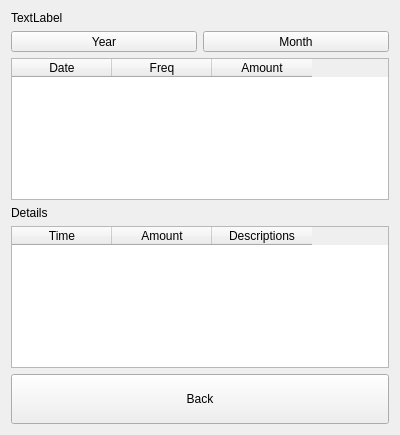
<?xml version="1.0" encoding="UTF-8"?>
<ui version="4.0">
 <class>dlgReport</class>
 <widget class="QDialog" name="dlgReport">
  <property name="geometry">
   <rect>
    <x>0</x>
    <y>0</y>
    <width>400</width>
    <height>435</height>
   </rect>
  </property>
  <property name="windowTitle">
   <string>Dialog</string>
  </property>
  <layout class="QGridLayout" name="gridLayout">
   <item row="0" column="0">
    <widget class="QLabel" name="lblTitle">
     <property name="text">
      <string>TextLabel</string>
     </property>
    </widget>
   </item>
   <item row="3" column="0">
    <widget class="QLabel" name="lblDetails">
     <property name="text">
      <string>Details</string>
     </property>
    </widget>
   </item>
   <item row="2" column="0">
    <widget class="QTableWidget" name="tableReport">
     <property name="styleSheet">
      <string notr="true">QHeaderView                    // QTableWidget 标题头整个区域
{
    background:transparent;        // 整个标题头区域背景色
}

QHeaderView::section           // 标题头 每个单独的标题区域
{
    font-size:14px;                // 每个标题的字体大小
    font-family:&quot;Microsoft YaHei&quot;; // 每个标题的字体类型
    color:#FFFFFF;                 // 每个标题的字体颜色
 
    background:#60669B;            // 每个标题区域的背景色
    border:none;                   // 每个标题区域的边框
    text-align:left;               // 每个标题的对齐方式（貌似不能用）。建议使用tableWidget-&gt;horizontalHeader()-&gt;setDefaultAlignment(Qt::AlignLeft | Qt::AlignVCenter)
 
 
    min-height:49px;               // 标题区域的高度
    max-height:49px;               //
 
    margin-left:0px;               // 每个标题区域的margin
    padding-left:0px;              // 每个标题区域的padding
}
 
QTableWidget                   // 整个表格控件
{
    background:#FFFFFF;            // 整个表格控件 背景色
    border:none;                   // 整个表格控件 边框
 
    font-size:12px;                // 所有字体大小
    font-family:&quot;Microsoft YaHei&quot;; // 所有字体 family
    color:#666666;                 // 所有字体颜色
}
 
QTableWidget::item                // 每个单元格
{
    border-bottom:1px solid #EEF1F7 ; // 只显示每个单元格下边框
}
 
QTableWidget::item::selected      // 每个单元格被选中状态
{
    color:red;                        // 每个单元格被选中时 字体颜色
    background:#EFF4FF;               // 每个单元格被选中时 背景颜色
}
 
QScrollBar::handle:vertical        // 垂直滚动条 handle
{
    background: rgba(255,255,255,20%); // 垂直滚动条 handle 的背景色
    border: 0px solid grey;            // 垂直滚动条 handle 边框
    border-radius:3px;                 // 垂直滚动条 handle 圆角
    width: 8px;                        // 垂直滚动条 handle 宽度
}

QScrollBar::vertical                    // 垂直滚动条 区域
{
    border-width:1px;                       // 垂直滚动条 区域 边框宽度
    border-style: solid;                    // 垂直滚动条 区域 边框类型
    border-color: rgba(255, 255, 255, 10%); // 垂直滚动条 区域 边框颜色
    width: 8px;                             // 垂直滚动条 区域 宽度
    margin:0px 0px 0px 0px;                 // 垂直滚动条 区域 margin
    border-radius:3px;                      // 垂直滚动条 区域 圆角
}

QScrollBar::add-page:vertical, QScrollBar::sub-page:vertical // 垂直滚动条  handle上、下区域（未被handle占用的区域）
{
    background:rgba(255,255,255,10%);                            // 垂直滚动条 handle上、下区域的背景色
}

QScollBar::add-line:vertical, QScrollBar::sub-line:vertical  // 垂直滚动条 最顶端与最低端的区域
{
    background:transparent;                                      // 垂直滚动条 最顶端与最低端区域的背景色
}

</string>
     </property>
     <property name="alternatingRowColors">
      <bool>true</bool>
     </property>
     <attribute name="horizontalHeaderStretchLastSection">
      <bool>false</bool>
     </attribute>
     <column>
      <property name="text">
       <string>Date</string>
      </property>
     </column>
     <column>
      <property name="text">
       <string>Freq</string>
      </property>
     </column>
     <column>
      <property name="text">
       <string>Amount</string>
      </property>
     </column>
    </widget>
   </item>
   <item row="5" column="0">
    <layout class="QHBoxLayout" name="horizontalLayout_2">
     <item>
      <widget class="QToolButton" name="btnBack">
       <property name="sizePolicy">
        <sizepolicy hsizetype="Preferred" vsizetype="Fixed">
         <horstretch>0</horstretch>
         <verstretch>0</verstretch>
        </sizepolicy>
       </property>
       <property name="minimumSize">
        <size>
         <width>0</width>
         <height>50</height>
        </size>
       </property>
       <property name="text">
        <string>Back</string>
       </property>
      </widget>
     </item>
    </layout>
   </item>
   <item row="4" column="0">
    <widget class="QTableWidget" name="tableDetails">
     <property name="alternatingRowColors">
      <bool>true</bool>
     </property>
     <attribute name="horizontalHeaderStretchLastSection">
      <bool>false</bool>
     </attribute>
     <column>
      <property name="text">
       <string>Time</string>
      </property>
     </column>
     <column>
      <property name="text">
       <string>Amount</string>
      </property>
     </column>
     <column>
      <property name="text">
       <string>Descriptions</string>
      </property>
     </column>
    </widget>
   </item>
   <item row="1" column="0">
    <layout class="QHBoxLayout" name="horizontalLayout">
     <item>
      <widget class="QToolButton" name="btnYear">
       <property name="sizePolicy">
        <sizepolicy hsizetype="Preferred" vsizetype="Fixed">
         <horstretch>0</horstretch>
         <verstretch>0</verstretch>
        </sizepolicy>
       </property>
       <property name="text">
        <string>Year</string>
       </property>
      </widget>
     </item>
     <item>
      <widget class="QToolButton" name="btnMonth">
       <property name="sizePolicy">
        <sizepolicy hsizetype="Preferred" vsizetype="Fixed">
         <horstretch>0</horstretch>
         <verstretch>0</verstretch>
        </sizepolicy>
       </property>
       <property name="text">
        <string>Month</string>
       </property>
      </widget>
     </item>
    </layout>
   </item>
  </layout>
 </widget>
 <resources/>
 <connections/>
</ui>
